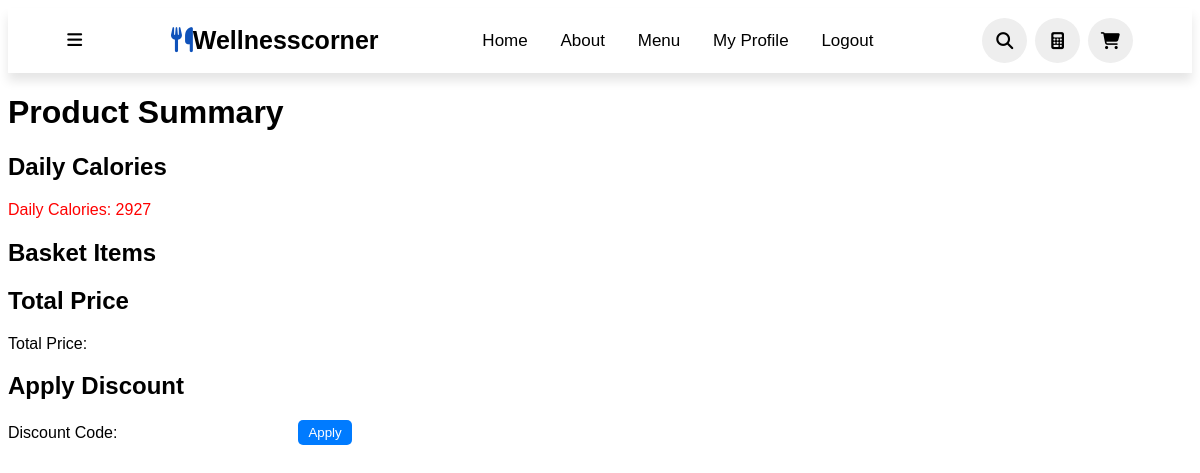
The app's page /calculator/ (signed in), older data.
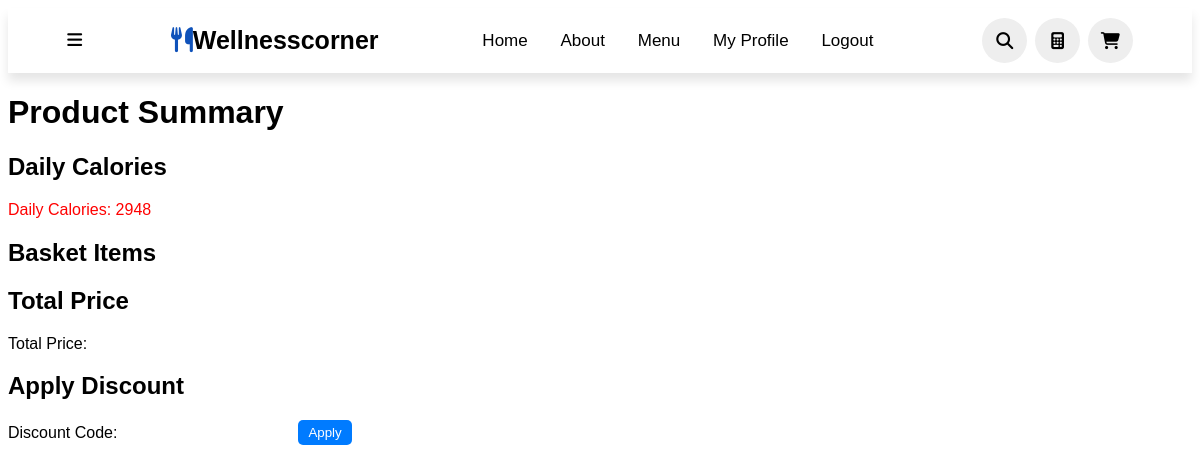
The same page, newer data.
### WellnessCorner/models.py (models this page shows)
class UserProfile(models.Model):
    user = models.OneToOneField(User, on_delete=models.CASCADE)
    age = models.PositiveIntegerField()
    height = models.PositiveIntegerField()  # in cm
    weight = models.DecimalField(max_digits=5, decimal_places=2)
    GENDER_CHOICES = [
        ('male', 'Male'),
        ('female', 'Female'),
    ]
    gender = models.CharField(max_length=10, choices=GENDER_CHOICES,  default='male')
    ACTIVITY_LEVEL_CHOICES = [
        ('sedentary', 'Sedentary'),
        ('lightly_active', 'Lightly Active'),
        ('moderately_active', 'Moderately Active'),
        ('very_active', 'Very Active'),
        ('extra_active', 'Extra Active'),
    ]
    activity_level = models.CharField(max_length=20, choices=ACTIVITY_LEVEL_CHOICES, default='sedentary')
    GOAL_CHOICES = [
        ('cut', 'Cut'),
        ('bulk', 'Bulk'),
        ('maintain', 'Maintain'),
    ]
    goal = models.CharField(max_length=10, choices=GOAL_CHOICES, default='maintain')
    daily_calories = models.DecimalField(max_digits=8, decimal_places=2, blank=True, null=True)

### WellnessCorner/views.py (the view)
# urls.py: path('calculator/', views.calculator, name='calculator'),  # Add this line
@login_required
def calculator(request):
    user = request.user
    try:
        user_profile = user.userprofile
    except UserProfile.DoesNotExist:
        return redirect('create_profile')
    if user_profile.gender == 'male':
        bmr = 88.362 + (13.397 * float(user_profile.weight)) + (4.799 * float(user_profile.height)) - (5.677 * float(user_profile.age))
    else:  # Female
        bmr = 447.593 + (9.247 * float(user_profile.weight)) + (3.098 * float(user_profile.height)) - (4.330 * float(user_profile.age))
    activity_levels = {
        'sedentary': 1.2,
        'lightly_active': 1.375,
        'moderately_active': 1.55,
        'very_active': 1.725,
        'extra_active': 1.9
    }
    adjusted_bmr = bmr * activity_levels[user_profile.activity_level]
    if user_profile.goal == 'cut':
        daily_calories = adjusted_bmr - 500  # Deficit of 500 calories per day for cutting
    elif user_profile.goal == 'bulk':
        daily_calories = adjusted_bmr + 500  # Surplus of 500 calories per day for bulking
    else:  # Maintain
        daily_calories = adjusted_bmr  # Maintain current weight
    user_profile.daily_calories = daily_calories
    user_profile.save()
    breakfast = Meal.objects.filter(meal_type='Breakfast', user=user).first()
    lunch = Meal.objects.filter(meal_type='Lunch', user=user).first()
    dinner = Meal.objects.filter(meal_type='Dinner', user=user).first()
    snacks = Meal.objects.filter(meal_type='Snacks', user=user).first()
    breakfast_products = MealProduct.objects.filter(meal__meal_type='Breakfast', meal__user=user)
    lunch_products = MealProduct.objects.filter(meal__meal_type='Lunch', meal__user=user)
    dinner_products = MealProduct.objects.filter(meal__meal_type='Dinner', meal__user=user)
    snacks_products = MealProduct.objects.filter(meal__meal_type='Snacks', meal__user=user)
    breakfast_api_products = MealApiProduct.objects.filter(meal__meal_type='Breakfast', meal__user=user)
    lunch_api_products = MealApiProduct.objects.filter(meal__meal_type='Lunch', meal__user=user)
    dinner_api_products = MealApiProduct.objects.filter(meal__meal_type='Dinner', meal__user=user)
    snacks_api_products = MealApiProduct.objects.filter(meal__meal_type='Snacks', meal__user=user)
    breakfast_total = calculate_total_nutritional_data(breakfast, breakfast_products, breakfast_api_products)
    lunch_total = calculate_total_nutritional_data(lunch, lunch_products, lunch_api_products)
    dinner_total = calculate_total_nutritional_data(dinner, dinner_products, dinner_api_products)
    snacks_total = calculate_total_nutritional_data(snacks, snacks_products, snacks_api_products)
    total_all_meals = {
        'total_calories': breakfast_total['total_calories'] + lunch_total['total_calories'] +
                          dinner_total['total_calories'] + snacks_total['total_calories'],
        'total_proteins': breakfast_total['total_proteins'] + lunch_total['total_proteins'] +
                          dinner_total['total_proteins'] + snacks_total['total_proteins'],
        'total_carbs': breakfast_total['total_carbs'] + lunch_total['total_carbs'] +
                       dinner_total['total_carbs'] + snacks_total['total_carbs'],
        'total_fats': breakfast_total['total_fats'] + lunch_total['total_fats'] +
                      dinner_total['total_fats'] + snacks_total['total_fats']
    }
    calories_class = 'neutral'
    if user_profile.goal == 'cut':
     if total_all_meals['total_calories'] < user_profile.daily_calories:
        calories_class = 'good'
     else:
        calories_class = 'bad'
    elif user_profile.goal == 'bulk':
     if total_all_meals['total_calories'] > user_profile.daily_calories:
        calories_class = 'good'
     else:
        calories_class = 'bad'
    context = {
        'breakfast': breakfast,
        'lunch': lunch,
        'dinner': dinner,
        'snacks': snacks,
        'breakfast_products': breakfast_products,
        'lunch_products': lunch_products,
        'dinner_products': dinner_products,
        'snacks_products': snacks_products,
        'breakfast_api_products': breakfast_api_products,
        'lunch_api_products': lunch_api_products,
        'dinner_api_products': dinner_api_products,
        'snacks_api_products': snacks_api_products,
        'breakfast_total': breakfast_total,
        'lunch_total': lunch_total,
        'dinner_total': dinner_total,
        'snacks_total': snacks_total,
        'total_all_meals': total_all_meals,
        'daily_calories': daily_calories,
        'calories_class': calories_class,
    }
    print("Calories class:", calories_class)
    return render(request, 'calculator.html', context)

### templates/calculator.html (shortened to what this page needs)
{% load static %}
<!DOCTYPE html>
<html lang="en">
<head>
    <link rel="stylesheet" href="{% static 'calculator.css' %}">
</head>
<body>
    <header>
        <div class="more">
            <i class="fa-solid fa-bars" onclick="toggleBar()"></i>
        </div>
        <a href="#" class="logo"><i class="fas fa-utensils"></i>Wellnesscorner</a>
        <nav class="navbar">
            <a href="{% url 'index' %}">Home</a>
            <a href="#about">about</a>
            <a href="#menu">menu</a>
            <a href="{% url 'myaccount' %}">My Profile</a>
            <a href="{% url 'logout' %}">Logout</a>
        </nav>
        <div class="icons">
            <i class="fas fa-search" id="search-icon" onclick="toggleSearch()"></i>
            <a href="{% url 'calculator' %}" class="fa-solid fa-calculator"></a>
            <a href="{% url 'basket_page' %}" class="fas fa-shopping-cart"></a>
        </div>
    </header>
    <div class="main">
        <h1>Product Summary</h1>
        <h2>Daily Calories</h2>
        <p class="{{ calories_class }}">
            Daily Calories: {{ daily_calories|floatformat:"0" }}
        </p>
        <h2>Basket Items</h2>
        <h2>Total Price</h2>
        <p>Total Price: {{ total_price }}</p>
        <h2>Apply Discount</h2>
        <form action="{% url 'basket_page' %}" method="post">
            <label for="discount_code">Discount Code:</label>
            <input type="text" id="discount_code" name="discount_code">
            <button type="submit">Apply</button>
        </form>
    </div>
</body>
</html>

Row changes from the older to the newer data that the page shows:
changed UserProfile: daily_calories "2927" → "2948"
